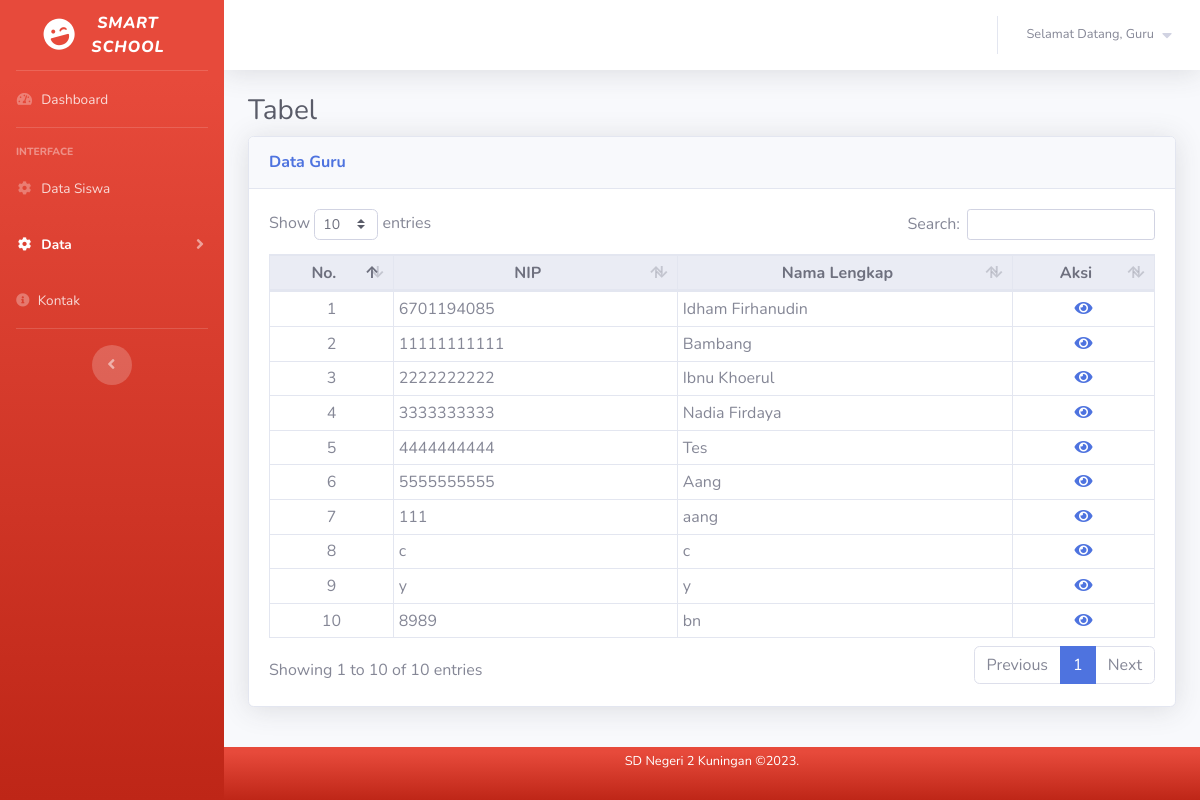
The app's page /guru/data-guru.php with its own data.
### tables this page shows
CREATE TABLE `data_guru` (
  `id_guru` int(20) NOT NULL,
  `foto` varchar(225) NOT NULL,
  `nip` varchar(20) NOT NULL,
  `nama_lengkap` varchar(50) NOT NULL,
  `jenis_kelamin` varchar(30) NOT NULL,
  `tanggal_lahir` date NOT NULL,
  `alamat` text NOT NULL,
  `pendidikan` varchar(20) NOT NULL,
  `mengajar` varchar(20) NOT NULL,
  `username` varchar(50) NOT NULL,
  `password` varchar(225) NOT NULL
);

### guru/function.php (called while the page is built, shortened)
<?php
	$conn = mysqli_connect("localhost", "root", "", "pendataan");
	function query($query){
		global $conn;
		$result = mysqli_query($conn, $query);
		$rows = [];
		while ($row = mysqli_fetch_assoc($result)) {
			$rows[] = $row;
		}
		return $rows;
	}
 ?>

### guru/data-guru.php (the view, shortened to what this page needs)
<?php
    require 'function.php';
    $guru = query("SELECT * FROM data_guru");
 ?>
<!DOCTYPE html>
<html lang="en">
<head>
    <link href="style/vendor/fontawesome-free/css/all.min.css" rel="stylesheet" type="text/css">
    <link href="style/css/sb-admin-2.min.css" rel="stylesheet">
    <link href="style/vendor/datatables/dataTables.bootstrap4.min.css" rel="stylesheet">
</head>
<body id="page-top">
    <div id="wrapper">
        <ul class="navbar-nav bg-gradient-danger sidebar sidebar-dark accordion" id="accordionSidebar">
            <a class="sidebar-brand d-flex align-items-center justify-content-center" href="dashboard.php">
                <div class="sidebar-brand-icon rotate-n-15">
                    <i class="fas fa-laugh-wink"></i>
                </div>
                <div class="sidebar-brand-text mx-3"><i>Smart <br>School</i></div>
            </a>
            <hr class="sidebar-divider my-0">
            <li class="nav-item">
                <a class="nav-link" href="dashboard.php">
                    <i class="fas fa-fw fa-tachometer-alt"></i>
                    <span>Dashboard</span></a>
            </li>
            <hr class="sidebar-divider">
            <div class="sidebar-heading">
                Interface
            </div>
            <li class="nav-item">
                <a class="nav-link" href="siswa/data-kelas1.php">
                    <i class="fas fa-fw fa-cog"></i>
                    <span>Data Siswa</span>
                </a>
            </li>
            <li class="nav-item active">
                <a class="nav-link collapsed" href="#" data-toggle="collapse" data-target="#collapseTwo"
                    aria-expanded="true" aria-controls="collapseTwo">
                    <i class="fas fa-fw fa-cog"></i>
                    <span>Data</span>
                </a>
            </li>
            <li class="nav-item">
                <a class="nav-link" href="kontak.php">
                    <i class="fa fa-info-circle"></i>
                    <span>Kontak</span>
                </a>
            </li>
            <hr class="sidebar-divider">
            <div class="text-center d-none d-md-inline">
                <button class="rounded-circle border-0" id="sidebarToggle"></button>
            </div>
        </ul>
        <div id="content-wrapper" class="d-flex flex-column">
            <div id="content">
                <nav class="navbar navbar-expand navbar-light bg-white topbar mb-4 static-top shadow">
                    <ul class="navbar-nav ml-auto">
                        <li class="nav-item dropdown no-arrow">
                            <a class="nav-link dropdown-toggle" href="#" id="userDropdown" role="button"
                                data-toggle="dropdown" aria-haspopup="true" aria-expanded="false">
                                <span class="mr-2 d-none d-lg-inline text-gray-600 small">Selamat Datang, Guru</span>
                                <i class="fa fa-caret-down"></i>
                            </a>
                        </li>
                    </ul>
                </nav>
                <div class="container-fluid">
                    <h1 class="h3 mb-2 text-gray-800">Tabel</h1>
                    <div class="card shadow mb-4">
                        <div class="card-header py-3">
                            <h6 class="m-0 font-weight-bold text-primary">Data Guru</h6>
                        </div>
                        <div class="card-body">
                            <div class="table-responsive">
                                <table class="table table-bordered table-hover table-sm" id="dataTable" width="100%" cellspacing="0">
                                    <thead class="thead-light">
                                        <tr>
                                            <th class="text-center">No.</th>
                                            <th class="text-center">NIP</th>
                                            <th class="text-center">Nama Lengkap</th>
                                            <th class="text-center">Aksi</th>
                                        </tr>
                                    </thead>
                                    <tbody>
                                        <?php $i = 1; ?>
                                        <?php foreach ($guru as $row) : ?>
                                        <tr>
                                            <td class="text-center"><?= $i; ?></td>
                                            <td><?= $row["nip"];?></td>
                                            <td><?= $row["nama_lengkap"];?></td>
                                            <td class="text-center">
                                                <a href="detail-guru.php?id_guru=<?= $row["id_guru"]; ?>" class=""><i class="fas fa-eye"></i></a>
                                            </td>
                                        </tr>
                                      <?php $i++; ?>
                                      <?php endforeach; ?>
                                    </tbody>
                                </table>
                            </div>
                        </div>
                    </div>
                </div>
            </div>
            <?php include '../footer.php'; ?>
        </div>
    </div>
</body>
</html>

### records on screen
data_guru: nip "6701194085", nama_lengkap "Idham Firhanudin"
data_guru: nip "11111111111", nama_lengkap "Bambang"
data_guru: nip "2222222222", nama_lengkap "Ibnu Khoerul"
data_guru: nip "3333333333", nama_lengkap "Nadia Firdaya"
data_guru: nip "4444444444", nama_lengkap "Tes"
data_guru: nip "5555555555", nama_lengkap "Aang"
data_guru: nip "111", nama_lengkap "aang"
data_guru: nip "c", nama_lengkap "c"
data_guru: nip "y", nama_lengkap "y"
data_guru: nip "8989", nama_lengkap "bn"
